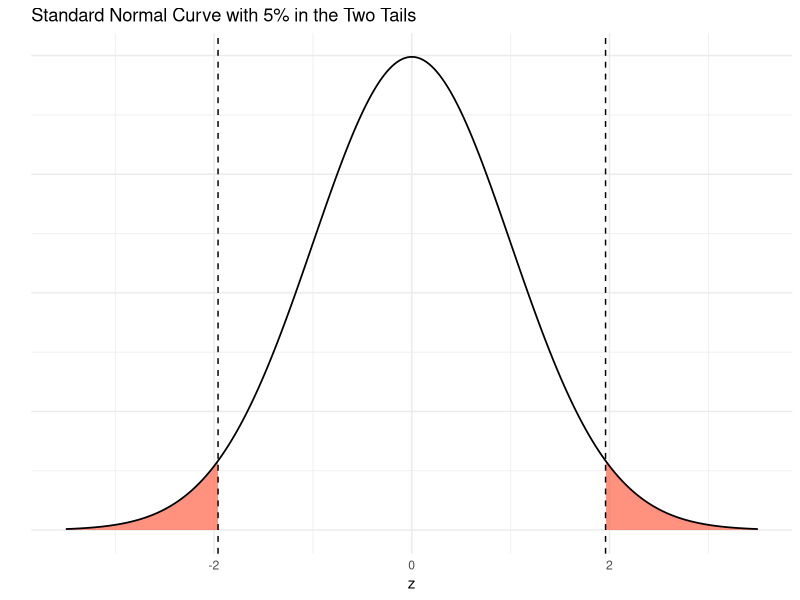
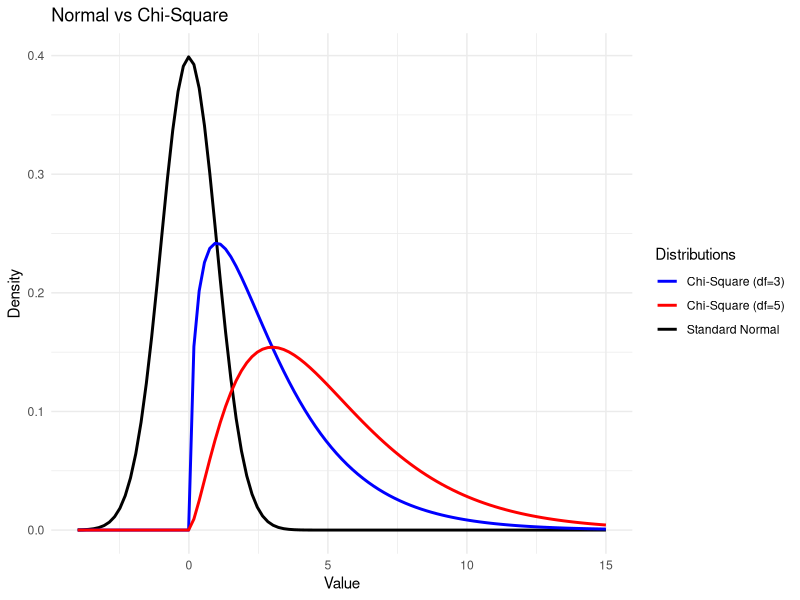

Write the R code that produced these figures, in order.
## ---- chunk 1
#| echo: false
#| eval: true
#| fig-width: 7
#| fig-height: 4

library(ggplot2)

lower <- -1.96
upper <-  1.96

z_vals <- seq(-3.5, 3.5, length.out = 1000)

df <- data.frame(
  z  = z_vals,
  dz = dnorm(z_vals)
)

# left tail polygon
left_tail <- rbind(
  c(z = min(z_vals), dz = 0),
  subset(df, z <= lower),
  c(z = lower, dz = 0)
)

# right tail polygon
right_tail <- rbind(
  c(z = upper, dz = 0),
  subset(df, z >= upper),
  c(z = max(z_vals), dz = 0)
)

ggplot() +
  # shade left tail
  geom_polygon(
    data = left_tail,
    aes(x = z, y = dz),
    fill = "tomato",
    alpha = 0.7
  ) +
  # shade right tail
  geom_polygon(
    data = right_tail,
    aes(x = z, y = dz),
    fill = "tomato",
    alpha = 0.7
  ) +
  # full normal curve
  geom_line(
    data = df,
    aes(x = z, y = dz),
    linewidth = 0.6
  ) +
  geom_vline(xintercept = c(lower, upper), linetype = "dashed") +
  labs(
    x = "z", y = "",
    title = "Standard Normal Curve with 5% in the Two Tails"
  ) +
  theme_minimal() +
  theme(
    axis.text.y  = element_blank(),
    axis.ticks.y = element_blank()
  )
## ---- chunk 2
#| label: chi-squ
#| eval: true
#| echo: false
#| warning: false
#| message: false
#| fig-align: "center"

library(ggplot2)

ggplot(data.frame(x = c(-4, 15)), aes(x = x)) +
  stat_function(fun = dnorm, args = list(mean = 0, sd = 1), aes(color = "Standard Normal"), linewidth = 1) +
  stat_function(fun = dchisq, args = list(df = 3), aes(color = "Chi-Square (df=3)"), linewidth = 1) +
  stat_function(fun = dchisq, args = list(df = 5), aes(color = "Chi-Square (df=5)"), linewidth = 1) +
  scale_color_manual(name = "Distributions", 
                     values = c("Standard Normal" = "black", 
                                "Chi-Square (df=3)" = "blue", 
                                "Chi-Square (df=5)" = "red")) +
  labs(title = "Normal vs Chi-Square",
       x = "Value", 
       y = "Density") +
  theme_minimal()
## ---- chunk 3
#| label: ucbadmissions
#| eval: true
#| echo: false
#| warning: false
#| message: false
#| fig-align: "center"

UCBAdmissions
ftable(UCBAdmissions)
